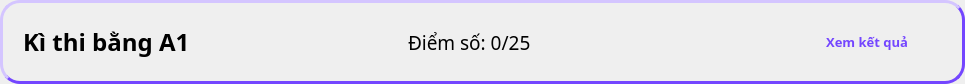
<?xml version="1.0" encoding="UTF-8"?>
<ui version="4.0">
 <class>HistoryWidget</class>
 <widget class="QFrame" name="HistoryWidget">
  <property name="geometry">
   <rect>
    <x>0</x>
    <y>0</y>
    <width>965</width>
    <height>84</height>
   </rect>
  </property>
  <property name="windowTitle">
   <string>Frame</string>
  </property>
  <property name="styleSheet">
   <string notr="true">QFrame#HistoryWidget {
	border-style: outset;
	border-width: 3px;
	border-color: #7446ff;
	border-radius: 20px;
}

QPushButton#view{
	color: #7446ff;
}

QPushButton#view:hover{
	padding-left: 2px;
	padding-top: 2px;
}

QPushButton:focus {
	border: none;
	outline: none;
}</string>
  </property>
  <layout class="QHBoxLayout" name="horizontalLayout">
   <property name="spacing">
    <number>20</number>
   </property>
   <property name="leftMargin">
    <number>20</number>
   </property>
   <property name="topMargin">
    <number>0</number>
   </property>
   <property name="rightMargin">
    <number>20</number>
   </property>
   <property name="bottomMargin">
    <number>0</number>
   </property>
   <item>
    <widget class="QLabel" name="label">
     <property name="font">
      <font>
       <family>LMHGUI</family>
       <pointsize>18</pointsize>
       <weight>75</weight>
       <bold>true</bold>
      </font>
     </property>
     <property name="styleSheet">
      <string notr="true"/>
     </property>
     <property name="text">
      <string>Kì thi bằng A1</string>
     </property>
    </widget>
   </item>
   <item>
    <widget class="QLabel" name="lblScore">
     <property name="font">
      <font>
       <family>LMHGUI</family>
       <pointsize>14</pointsize>
      </font>
     </property>
     <property name="text">
      <string>Điểm số: 0/25</string>
     </property>
    </widget>
   </item>
   <item>
    <widget class="QPushButton" name="view">
     <property name="minimumSize">
      <size>
       <width>0</width>
       <height>0</height>
      </size>
     </property>
     <property name="maximumSize">
      <size>
       <width>150</width>
       <height>16777215</height>
      </size>
     </property>
     <property name="font">
      <font>
       <family>LMHGUI</family>
       <pointsize>10</pointsize>
       <weight>75</weight>
       <bold>true</bold>
      </font>
     </property>
     <property name="text">
      <string>Xem kết quả</string>
     </property>
     <property name="flat">
      <bool>true</bool>
     </property>
    </widget>
   </item>
  </layout>
 </widget>
 <resources/>
 <connections/>
</ui>
